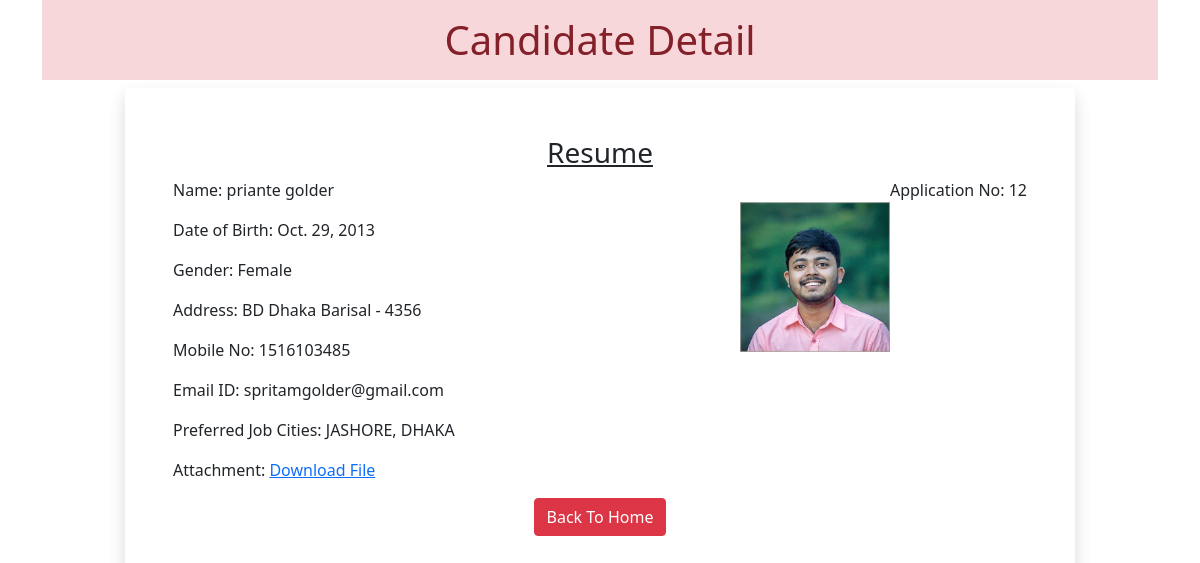
Page /12 on the committed database.
### myapp/models.py (models this page shows)
class Resume(models.Model):
    name = models.CharField(max_length=100)
    dob = models.DateField(auto_now=False, auto_now_add=False)
    gender = models.CharField(max_length=20)
    locality = models.CharField(max_length=30)
    city = models.CharField(max_length=30)
    pin = models.PositiveIntegerField()
    state = models.CharField(choices=STATE_CHOICE, max_length=30)
    mobile = models.PositiveIntegerField()
    email = models.EmailField()
    job_city = models.CharField(max_length=30)
    profile_image = models.ImageField(upload_to='profileImg', blank=True)
    my_file = models.FileField(upload_to='doc', blank=True)

### myapp/views.py (the view)
# urls.py: path("<int:pk>", views.CandidateView.as_view(), name="candidate")
class CandidateView(View):
    def get(self, request, pk):
        candidate = Resume.objects.get(pk=pk)
        return render(request, 'myapp/candidate.html', {'candidate': candidate})

### myapp/templatetags/myfilter.py (called while the page is built)
@register.filter(name='remove_special')
def remove_chars(value, arg):
    for character in arg:
        print(character)
        value = value.replace(character, "")
    return value

### myapp/templates/myapp/candidate.html (shortened to what this page needs)
<!DOCTYPE html>
{% load myfilter %}
<html lang="en">
<head>
    <link rel="stylesheet" href="https://cdn.jsdelivr.net/npm/bootstrap@5.1.3/dist/css/bootstrap.min.css"
>
</head>
<body>
    <div class="container">
        <h1 class="alert-danger text-center p-3">Candidate Detail</h1>
        <div class="row">
            <div class="col-sm-10 shadow p-5 offset-sm-1">
                <h3 class="text-center"><u>Resume</u></h3>
                <p class="float-end">Application No: {{candidate.id}}</p>
                <img src="{{candidate.profile_image.url}}" alt="" class="img-fluid img-thimbnail float-end mt-4"
                 width="150" height="150">
                <p>Name: {{candidate.name}} </p>
                <p>Date of Birth: {{candidate.dob}} </p>
                <p>Gender: {{candidate.gender}} </p>
                <p>Address: {{candidate.locality}} {{candidate.city}} {{candidate.state}} - {{candidate.pin}} </p>
                <p>Mobile No: {{candidate.mobile}} </p>
                <p>Email ID: {{candidate.email}} </p>
                <p>Preferred Job Cities: {{candidate.job_city|remove_special:"[]'"}}</p>
                <p>Attachment: <a href="{{candidate.my_file.url}}">Download File</a></p>
                <div class="text-center"><a href="/" class="btn btn-danger">Back To Home</a></div>
            </div>
        </div>
    </div>
</body>
</html>

### rows in the picture
Resume: id "12", profile_image (picture), name "priante golder", dob "Oct. 29, 2013", gender "Female", locality "BD", city "Dhaka", state "Barisal", pin "4356", mobile "1516103485", email "spritamgolder@gmail.com", job_city|remove_special "JASHORE, DHAKA"
